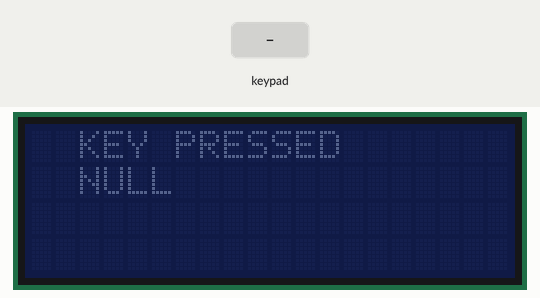
Simulated run of this program. Board: Arduino Uno, built with avr-gcc and run on an emulated ATmega328P. Parts: 20×4 character LCD. The test bench sets the inputs (shaded band). What the program prints to the serial monitor is not drawn.

Above: at 1.2 s.
1.3 s: keypad keys 5 4 3 2 # pressed 0.4 s apart
At 3.7 s:
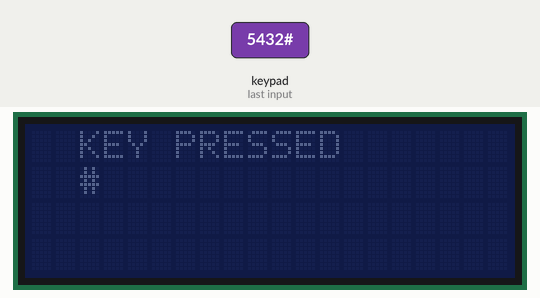
4.8 s: key 'A' pressed
At 5.1 s:
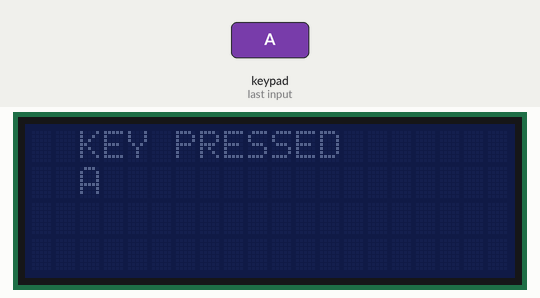
6.3 s: key 'B' pressed
7.8 s: keypad keys 5 4 3 2 * pressed 0.4 s apart
At 8.01 s:
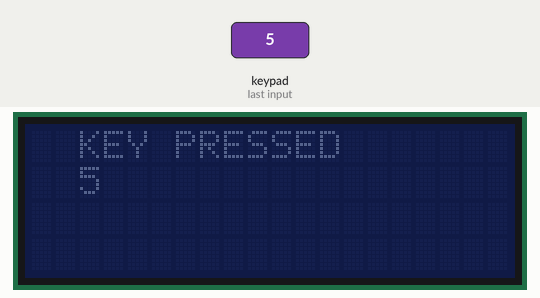
11.3 s: key 'C' pressed
12.8 s: keypad keys 5 4 3 2 D pressed 0.4 s apart
At 13.41 s:
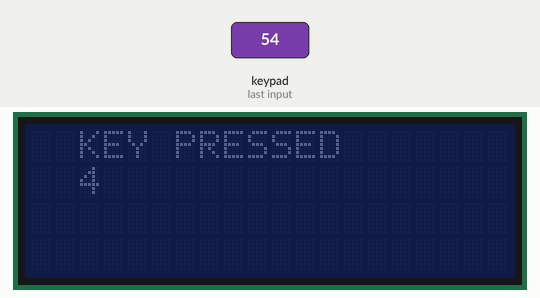
Timing chart, 0 to 15.8 s (numbered marks = the images above; inputs shaded):
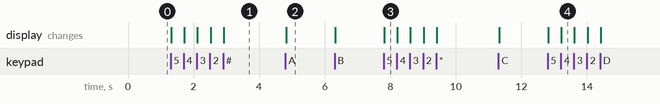

Measured:
- after the input at 1.3 s, the display: first changes at once (image 1 shows a later state)
- after the input at 4.8 s, the display: changes at once (image 2)
- after the input at 7.8 s, the display: changes at once (image 3)
- after the input at 12.8 s, the display: first changes at once (image 4 shows a later state)

The program:

main.cpp
```cpp
#include <LiquidCrystal_I2C.h>
#include <Arduino.h>
#include <Keypad.h>
const uint8_t ROWS = 4;
const uint8_t COLS = 4;
char keys[ROWS][COLS] =
    {
        {'1', '2', '3', 'A'},
        {'4', '5', '6', 'B'},
        {'7', '8', '9', 'C'},
        {'*', '0', '#', 'D'}};
uint8_t colPins[COLS] = {5, 4, 3, 2};
uint8_t rowPins[ROWS] = {9, 8, 7, 6};
Keypad keypad = Keypad(makeKeymap(keys), rowPins, colPins, ROWS, COLS);
LiquidCrystal_I2C lcd(0x27, 20, 4); // set the LCD address to 0x3F for a 16 chars and 2 line display

void setup()
{
  lcd.init();
  lcd.clear();
  // lcd.backlight(); // Make sure backlight is on
  Serial.begin(9600);
  lcd.setCursor(2, 0);
  lcd.print("KEY PRESSED");
  lcd.setCursor(2, 1);
  lcd.print("NULL");
}

void loop()
{
  char key = keypad.getKey();
  if (key != NO_KEY)
  {
    lcd.clear();
    lcd.setCursor(2, 0);
    lcd.print("KEY PRESSED");
    Serial.println(key);
    lcd.setCursor(2, 1);
    lcd.print(key);
  }
}
```
